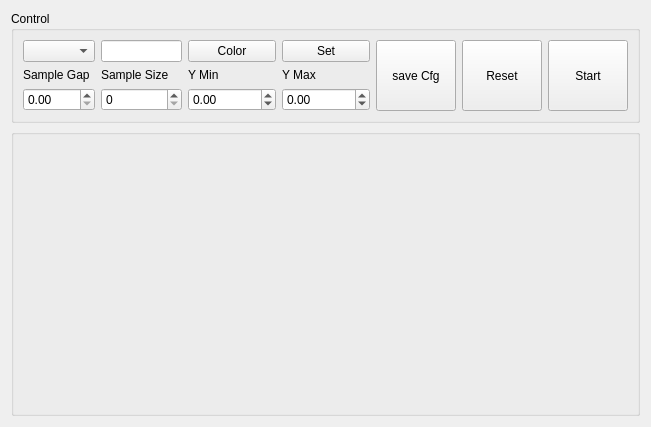
<?xml version="1.0" encoding="UTF-8"?>
<ui version="4.0">
 <class>pidForm</class>
 <widget class="QWidget" name="pidForm">
  <property name="geometry">
   <rect>
    <x>0</x>
    <y>0</y>
    <width>651</width>
    <height>427</height>
   </rect>
  </property>
  <property name="windowTitle">
   <string>pidForm</string>
  </property>
  <layout class="QGridLayout" name="gridLayout_3">
   <item row="0" column="0">
    <widget class="QGroupBox" name="groupBox_2">
     <property name="sizePolicy">
      <sizepolicy hsizetype="Expanding" vsizetype="Expanding">
       <horstretch>60</horstretch>
       <verstretch>10</verstretch>
      </sizepolicy>
     </property>
     <property name="title">
      <string>Control</string>
     </property>
     <layout class="QGridLayout" name="gridLayout_2">
      <item row="3" column="3">
       <widget class="QDoubleSpinBox" name="pidYmaxDoubleSpinBox">
        <property name="sizePolicy">
         <sizepolicy hsizetype="Expanding" vsizetype="Expanding">
          <horstretch>0</horstretch>
          <verstretch>0</verstretch>
         </sizepolicy>
        </property>
        <property name="minimum">
         <double>-100000.000000000000000</double>
        </property>
        <property name="maximum">
         <double>1000000.000000000000000</double>
        </property>
       </widget>
      </item>
      <item row="1" column="0">
       <widget class="QComboBox" name="curveComboBox">
        <property name="sizePolicy">
         <sizepolicy hsizetype="Expanding" vsizetype="Expanding">
          <horstretch>0</horstretch>
          <verstretch>0</verstretch>
         </sizepolicy>
        </property>
       </widget>
      </item>
      <item row="1" column="1">
       <widget class="QLineEdit" name="curveNameLineEdit">
        <property name="sizePolicy">
         <sizepolicy hsizetype="Expanding" vsizetype="Expanding">
          <horstretch>0</horstretch>
          <verstretch>0</verstretch>
         </sizepolicy>
        </property>
       </widget>
      </item>
      <item row="1" column="2">
       <widget class="QPushButton" name="colorPushButton">
        <property name="sizePolicy">
         <sizepolicy hsizetype="Expanding" vsizetype="Expanding">
          <horstretch>0</horstretch>
          <verstretch>0</verstretch>
         </sizepolicy>
        </property>
        <property name="text">
         <string>Color</string>
        </property>
       </widget>
      </item>
      <item row="1" column="3">
       <widget class="QPushButton" name="setCurveNamePushButton">
        <property name="sizePolicy">
         <sizepolicy hsizetype="Expanding" vsizetype="Expanding">
          <horstretch>0</horstretch>
          <verstretch>0</verstretch>
         </sizepolicy>
        </property>
        <property name="text">
         <string>Set</string>
        </property>
       </widget>
      </item>
      <item row="1" column="5" rowspan="3">
       <widget class="QPushButton" name="resetPushButton">
        <property name="sizePolicy">
         <sizepolicy hsizetype="Expanding" vsizetype="Expanding">
          <horstretch>0</horstretch>
          <verstretch>0</verstretch>
         </sizepolicy>
        </property>
        <property name="text">
         <string>Reset</string>
        </property>
       </widget>
      </item>
      <item row="1" column="6" rowspan="3">
       <widget class="QPushButton" name="pidStartPushButton">
        <property name="sizePolicy">
         <sizepolicy hsizetype="Expanding" vsizetype="Expanding">
          <horstretch>0</horstretch>
          <verstretch>0</verstretch>
         </sizepolicy>
        </property>
        <property name="text">
         <string>Start</string>
        </property>
       </widget>
      </item>
      <item row="2" column="0">
       <widget class="QLabel" name="label">
        <property name="sizePolicy">
         <sizepolicy hsizetype="Expanding" vsizetype="Expanding">
          <horstretch>0</horstretch>
          <verstretch>0</verstretch>
         </sizepolicy>
        </property>
        <property name="text">
         <string>Sample Gap</string>
        </property>
       </widget>
      </item>
      <item row="2" column="1">
       <widget class="QLabel" name="label_2">
        <property name="sizePolicy">
         <sizepolicy hsizetype="Expanding" vsizetype="Expanding">
          <horstretch>0</horstretch>
          <verstretch>0</verstretch>
         </sizepolicy>
        </property>
        <property name="text">
         <string>Sample Size</string>
        </property>
       </widget>
      </item>
      <item row="2" column="2">
       <widget class="QLabel" name="label_4">
        <property name="sizePolicy">
         <sizepolicy hsizetype="Expanding" vsizetype="Expanding">
          <horstretch>0</horstretch>
          <verstretch>0</verstretch>
         </sizepolicy>
        </property>
        <property name="text">
         <string>Y Min</string>
        </property>
       </widget>
      </item>
      <item row="2" column="3">
       <widget class="QLabel" name="label_3">
        <property name="sizePolicy">
         <sizepolicy hsizetype="Expanding" vsizetype="Expanding">
          <horstretch>0</horstretch>
          <verstretch>0</verstretch>
         </sizepolicy>
        </property>
        <property name="text">
         <string>Y Max</string>
        </property>
       </widget>
      </item>
      <item row="3" column="0">
       <widget class="QDoubleSpinBox" name="sampleXgrpDoubleSpinBox">
        <property name="sizePolicy">
         <sizepolicy hsizetype="Expanding" vsizetype="Expanding">
          <horstretch>0</horstretch>
          <verstretch>0</verstretch>
         </sizepolicy>
        </property>
       </widget>
      </item>
      <item row="3" column="1">
       <widget class="QSpinBox" name="sampleXsizeSpinBox">
        <property name="sizePolicy">
         <sizepolicy hsizetype="Expanding" vsizetype="Expanding">
          <horstretch>0</horstretch>
          <verstretch>0</verstretch>
         </sizepolicy>
        </property>
        <property name="maximum">
         <number>10000</number>
        </property>
       </widget>
      </item>
      <item row="3" column="2">
       <widget class="QDoubleSpinBox" name="pidYminDoubleSpinBox">
        <property name="sizePolicy">
         <sizepolicy hsizetype="Expanding" vsizetype="Expanding">
          <horstretch>0</horstretch>
          <verstretch>0</verstretch>
         </sizepolicy>
        </property>
        <property name="minimum">
         <double>-1000000.000000000000000</double>
        </property>
        <property name="maximum">
         <double>1000000.000000000000000</double>
        </property>
       </widget>
      </item>
      <item row="1" column="4" rowspan="3">
       <widget class="QPushButton" name="saveCfgPushButton">
        <property name="sizePolicy">
         <sizepolicy hsizetype="Expanding" vsizetype="Expanding">
          <horstretch>0</horstretch>
          <verstretch>0</verstretch>
         </sizepolicy>
        </property>
        <property name="text">
         <string>save Cfg</string>
        </property>
       </widget>
      </item>
     </layout>
    </widget>
   </item>
   <item row="1" column="0">
    <widget class="QGroupBox" name="groupBox">
     <property name="sizePolicy">
      <sizepolicy hsizetype="Expanding" vsizetype="Expanding">
       <horstretch>62</horstretch>
       <verstretch>37</verstretch>
      </sizepolicy>
     </property>
     <property name="title">
      <string/>
     </property>
     <layout class="QGridLayout" name="gridLayout">
      <item row="0" column="0">
       <widget class="myQwtPlotClass" name="myQwtPlotClass">
        <property name="sizePolicy">
         <sizepolicy hsizetype="Expanding" vsizetype="Expanding">
          <horstretch>60</horstretch>
          <verstretch>35</verstretch>
         </sizepolicy>
        </property>
        <property name="styleSheet">
         <string notr="true"/>
        </property>
       </widget>
      </item>
     </layout>
    </widget>
   </item>
  </layout>
 </widget>
 <customwidgets>
  <customwidget>
   <class>myQwtPlotClass</class>
   <extends>QFrame</extends>
   <header location="global">myqwtplot/myqwtplot.h</header>
   <container>1</container>
  </customwidget>
 </customwidgets>
 <resources/>
 <connections/>
</ui>
